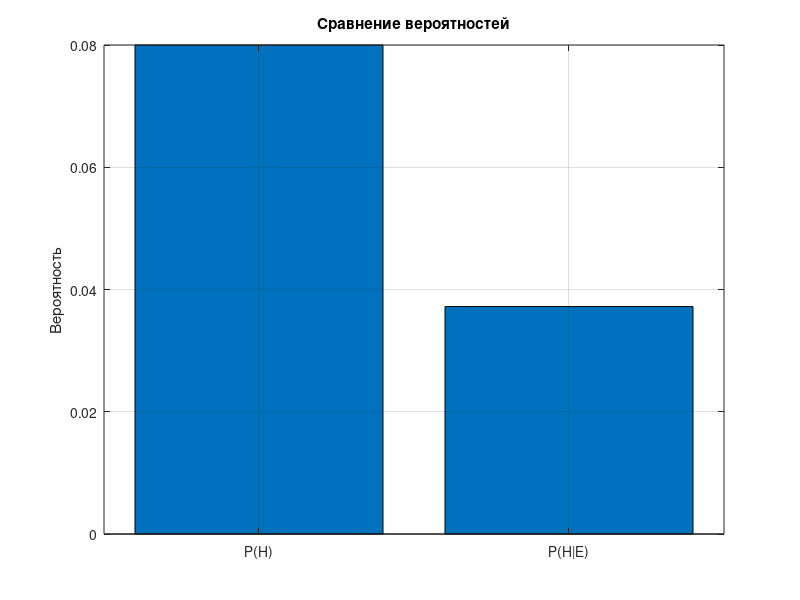

Source code (MATLAB):
% =========================================================
% ЛР14 — формула Байеса
% =========================================================

clear;
clc;

%% =========================================================
% Исходные данные
% =========================================================

P_H = 0.08;

P_E_given_H = 0.40;

P_E_given_notH = 0.90;

%% =========================================================
% Дополнительная вероятность
% =========================================================

P_notH = 1 - P_H;

%% =========================================================
% Полная вероятность события E
% =========================================================

P_E = P_E_given_H * P_H + ...
      P_E_given_notH * P_notH;

%% =========================================================
% Формула Байеса
% =========================================================

P_H_given_E = (P_E_given_H * P_H) / P_E;

%% =========================================================
% Вывод
% =========================================================

fprintf('P(H|E) = %.6f\n', P_H_given_E);
fprintf('Вероятность = %.2f %%\n', ...
    P_H_given_E * 100);

%% =========================================================
% График
% =========================================================

figure('Visible','off');

bar([P_H, P_H_given_E]);

set(gca,'XTickLabel',{'P(H)','P(H|E)'});

title('Сравнение вероятностей');
ylabel('Вероятность');

grid on;

exportgraphics(gcf,'lab14_bayes.png','Resolution',300);
close(gcf);

%% =========================================================
% Сохранение результатов
% =========================================================

fileID = fopen('lab14_bayes_result.txt','w');

fprintf(fileID,'ЛР14 — формула Байеса\n\n');

fprintf(fileID,'P(H)=%.4f\n',P_H);
fprintf(fileID,'P(E|H)=%.4f\n',P_E_given_H);
fprintf(fileID,'P(E|notH)=%.4f\n\n',P_E_given_notH);

fprintf(fileID,'P(H|E)=%.6f\n',P_H_given_E);
fprintf(fileID,'Вероятность = %.2f %%\n', ...
    P_H_given_E * 100);

fclose(fileID);

disp('Готово: lab14_bayes.png и lab14_bayes_result.txt');
